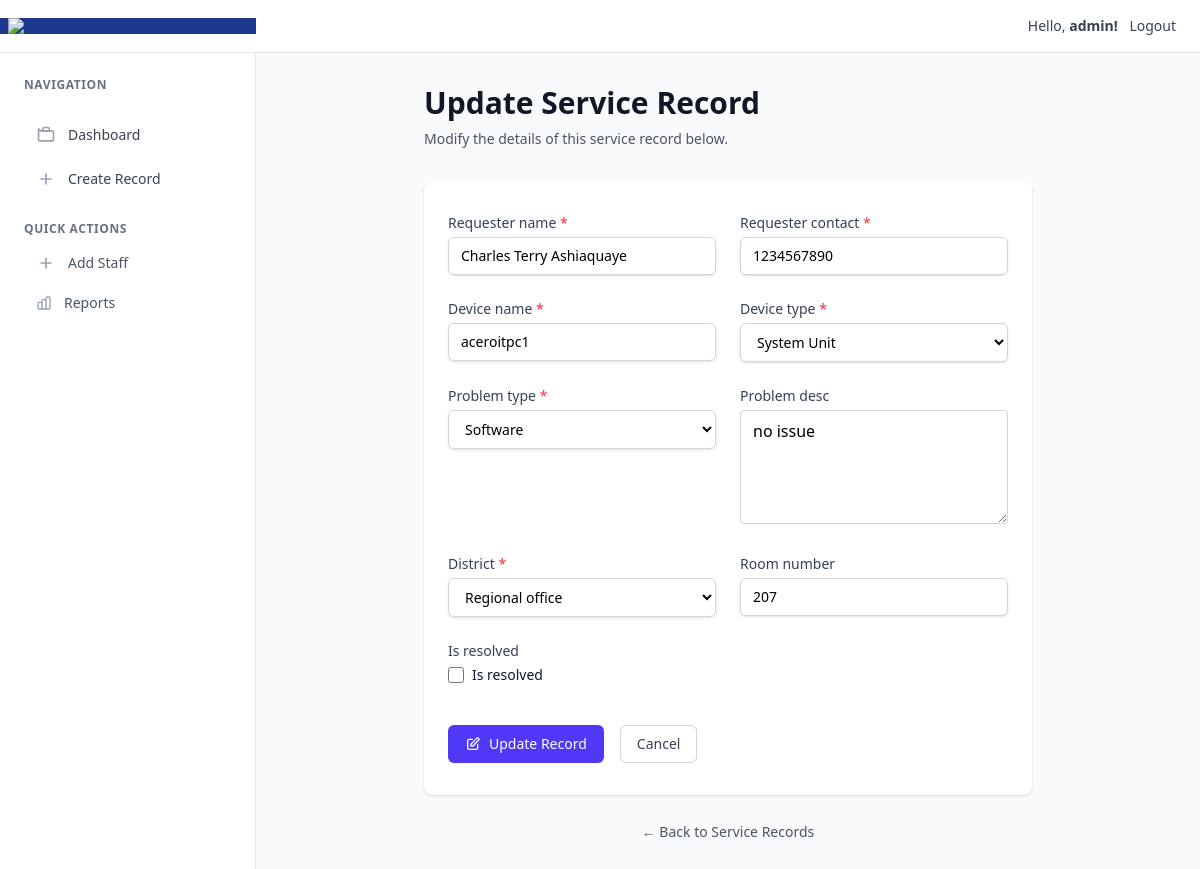
Page /update/2 (signed in) on the committed database.
### accounts/models.py (models this page shows, shortened)
class Staff(AbstractUser):
    phone_number = models.CharField(max_length=10, blank=False)
    other_names = models.CharField(max_length=255, blank=True)
    force_password_change = models.BooleanField(default=False, blank=True)

### service_tracker/models.py (models this page shows, shortened)
class ServiceRecord(models.Model):
    class DeviceType(models.TextChoices):
        AIO = 'aio', 'AIO'
        LAPTOP = 'laptop', 'Laptop'
        SYSTEM_UNIT = 'system unit', 'System Unit'
        MONITOR = 'monitor', 'Monitor'
        OTHER = 'other', 'Other'
    class ProblemType(models.TextChoices):
        NETWORK = 'network', 'Network'
        SOFTWARE = 'software', 'Software'
        HARDWARE = 'hardware', 'Hardware'
        OTHER = 'other', 'Other'
    class District(models.TextChoices):
        ADENTA = 'adenta', 'Adenta'
        LEGON = 'legon', 'Legon'
        TESHIE = 'teshie', 'Teshie'
        MAKOL = 'makola', 'Makola'
        ROMAN_RIDGE = 'roman ridge', 'Roman Ridge'
        DODOWA = 'dodowa', 'Dodowa'
        MAMPONG = 'mampong', 'Mampong'
        KWABENYA = 'kwabenya', 'Kwabenya'
        REGIONAL_OFFICE = 'regional office', 'Regional office'
    requester_name = models.CharField(max_length=100)
    requester_contact = models.CharField(max_length=10)
    device_name = models.CharField(max_length=50)
    device_type = models.CharField(choices=DeviceType.choices, default=DeviceType.SYSTEM_UNIT, max_length=20)
    problem_type = models.CharField(choices=ProblemType.choices , default=ProblemType.SOFTWARE, max_length=10)
    problem_desc = models.TextField(blank=True, null=True)
    district = models.CharField(choices=District.choices, default=District.REGIONAL_OFFICE, max_length=20)
    room_number= models.CharField(max_length=3, blank=True, null=True)
    received_at = models.DateTimeField(auto_now_add=True)
    returned_at = models.DateTimeField(blank=True, null=True)
    received_by = models.ForeignKey(User, on_delete=models.SET_NULL, blank=True, null=True, related_name='received_jobs')
    is_resolved = models.BooleanField(default=False)
    class Meta:
        ordering = ['-received_at']

### service_tracker/views.py (the view)
# urls.py: path('update/<int:pk>', views.updateJob, name='edit'),
@login_required
def updateJob(request, pk):
    record = get_object_or_404(ServiceRecord, pk=pk)
    form = ServiceRecordForm(request.POST or None, instance=record)
    if request.method == 'POST' and form.is_valid():
        form.save()
        return redirect('service_tracker:detail', pk=record.pk)
    return render(request, 'service_tracker/update-job.html', {'form': form, 'record': record})

### service_tracker/templates/service_tracker/update-job.html (shortened to what this page needs)
{% extends 'base.html' %}
{% block content %}
<div class="max-w-2xl mx-auto px-4 sm:px-6 lg:px-8 py-8">
        <div class="mb-8">
            <div class="flex items-center">
                <h1 class="text-3xl font-bold text-gray-900">Update Service Record</h1>
            </div>
            <p class="mt-2 text-sm text-gray-600">Modify the details of this service record below.</p>
        </div>
        <div class="bg-white shadow-sm rounded-lg">
            <div class="px-6 py-8">
                <form action="" method="post" class="space-y-6">
                    <div class="grid grid-cols-1 md:grid-cols-2 gap-6">
                        {% for field in form %}
                        <div class="{% if field.field.widget.input_type == 'checkbox' %}md:col-span-2{% endif %}">
                            <label for="{{ field.id_for_label }}" class="block text-sm font-medium text-gray-700 mb-1">
                                {{ field.label }}
                                {% if field.field.required %}
                                <span class="text-red-500">*</span>
                                {% endif %}
                            </label>
                            <div class="mt-1">
                                {% if field.field.widget.input_type == 'text' or field.field.widget.input_type == 'email' or field.field.widget.input_type == 'password' %}
                                <input type="{{ field.field.widget.input_type }}"
                                       name="{{ field.name }}"
                                       id="{{ field.id_for_label }}"
                                       value="{{ field.value|default_if_none:'' }}"
                                       class="block w-full px-3 py-2 border border-gray-300 rounded-md shadow-sm placeholder-gray-400 focus:outline-none focus:ring-indigo-500 focus:border-indigo-500 sm:text-sm {% if field.errors %}border-red-300{% endif %}"
                                       {% if field.field.required %}required{% endif %}>
                                {% elif field.field.widget.input_type == 'select' %}
                                <select name="{{ field.name }}"
                                        id="{{ field.id_for_label }}"
                                        class="block w-full px-3 py-2 border border-gray-300 rounded-md shadow-sm focus:outline-none focus:ring-indigo-500 focus:border-indigo-500 sm:text-sm {% if field.errors %}border-red-300{% endif %}"
                                        {% if field.field.required %}required{% endif %}>
                                    {% for option_value, option_label in field.field.choices %}
                                    <option value="{{ option_value }}" {% if field.value == option_value %}selected{% endif %}>{{ option_label }}</option>
                                    {% endfor %}
                                </select>
                                {% elif field.field.widget.input_type == 'checkbox' %}
                                <div class="flex items-center">
                                    <input type="checkbox"
                                           name="{{ field.name }}"
                                           id="{{ field.id_for_label }}"
                                           class="h-4 w-4 text-indigo-600 focus:ring-indigo-500 border-gray-300 rounded {% if field.errors %}border-red-300{% endif %}">
                                    <label for="{{ field.id_for_label }}" class="ml-2 block text-sm text-gray-900">
                                        {{ field.label }}
                                    </label>
                                </div>
                                {% else %}
                                {{ field }}
                                {% endif %}
                            </div>
                        </div>
                        {% endfor %}
                    </div>
                    <div class="pt-4 md:col-span-2 flex space-x-4">
                        <button type="submit"
                                class="inline-flex justify-center items-center px-4 py-2 border border-transparent text-sm font-medium rounded-md text-white bg-indigo-600 hover:bg-indigo-700 focus:outline-none focus:ring-2 focus:ring-offset-2 focus:ring-indigo-500 transition-colors duration-200">
                            <svg class="w-4 h-4 mr-2" fill="none" stroke="currentColor" viewBox="0 0 24 24">
                                <path stroke-linecap="round" stroke-linejoin="round" stroke-width="2" d="M11 5H6a2 2 0 00-2 2v11a2 2 0 002 2h11a2 2 0 002-2v-5m-1.414-9.414a2 2 0 112.828 2.828L11.828 15H9v-2.828l8.586-8.586z"></path>
                            </svg>
                            Update Record
                        </button>
                        <a href="{% url 'service_tracker:detail' record.pk %}"
                           class="inline-flex justify-center items-center px-4 py-2 border border-gray-300 text-sm font-medium rounded-md text-gray-700 bg-white hover:bg-gray-50 focus:outline-none focus:ring-2 focus:ring-offset-2 focus:ring-indigo-500 transition-colors duration-200">
                            Cancel
                        </a>
                    </div>
                </form>
            </div>
        </div>
        <div class="mt-6 text-center">
            <a href="{% url 'service_tracker:index' %}"
               class="text-sm text-gray-600 hover:text-gray-900 transition-colors duration-200">
                ← Back to Service Records
            </a>
        </div>
    </div>
{% endblock %}

### templates/partials/_navbar.html
<nav class="bg-white shadow-sm border-b border-gray-200 flex justify-between items-center shrink-0">
    <div class="bg-blue-900 px-2">
        <img src="https://ecg.com.gh/images/site/ecg_logo.png" class="w-60" />
    </div>
    <div class="text-sm px-6 py-4 text-gray-700 font-medium space-x-2">
        Hello, <b>{{request.user.username|default:"Guest"}}!</b>
        <span>
            {% if not request.user.is_authenticated %}
            <a href="{% url 'accounts:login' %}">Login</a>
            {% else %}
            <button onclick="document.getElementById('logout-modal').classList.remove('hidden')">Logout</button>
            {% endif %}
        </span>
    </div>
</nav>

### src/css/style.css (style rules this page uses)
html, body { overflow-x: hidden; }

### rows in the picture
Staff: user.username "admin"
ServiceRecord: requester_name "Charles Terry Ashiaquaye" "1234567890" "aceroitpc1" "207", device_type "System Unit" "Software" "Regional office", form "no issue"

### other values in the picture
{{ field.label }} "Requester name" "Requester contact" "Device name" "Device type" "Problem type" "Problem desc" "District" "Room number" "Is resolved"
{{ field.label }} "Is resolved"
